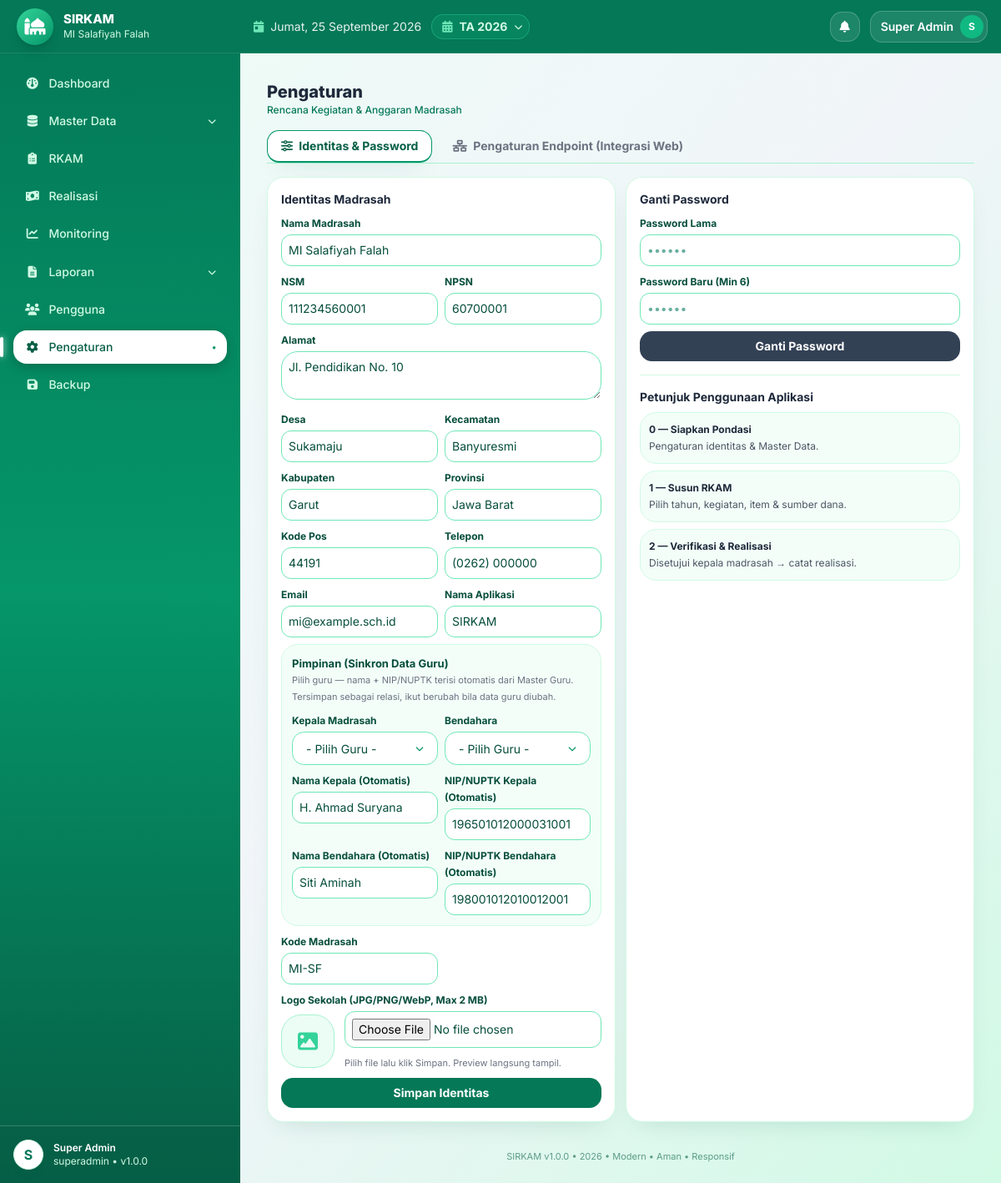
The app's page /pengaturan (signed in), older data.
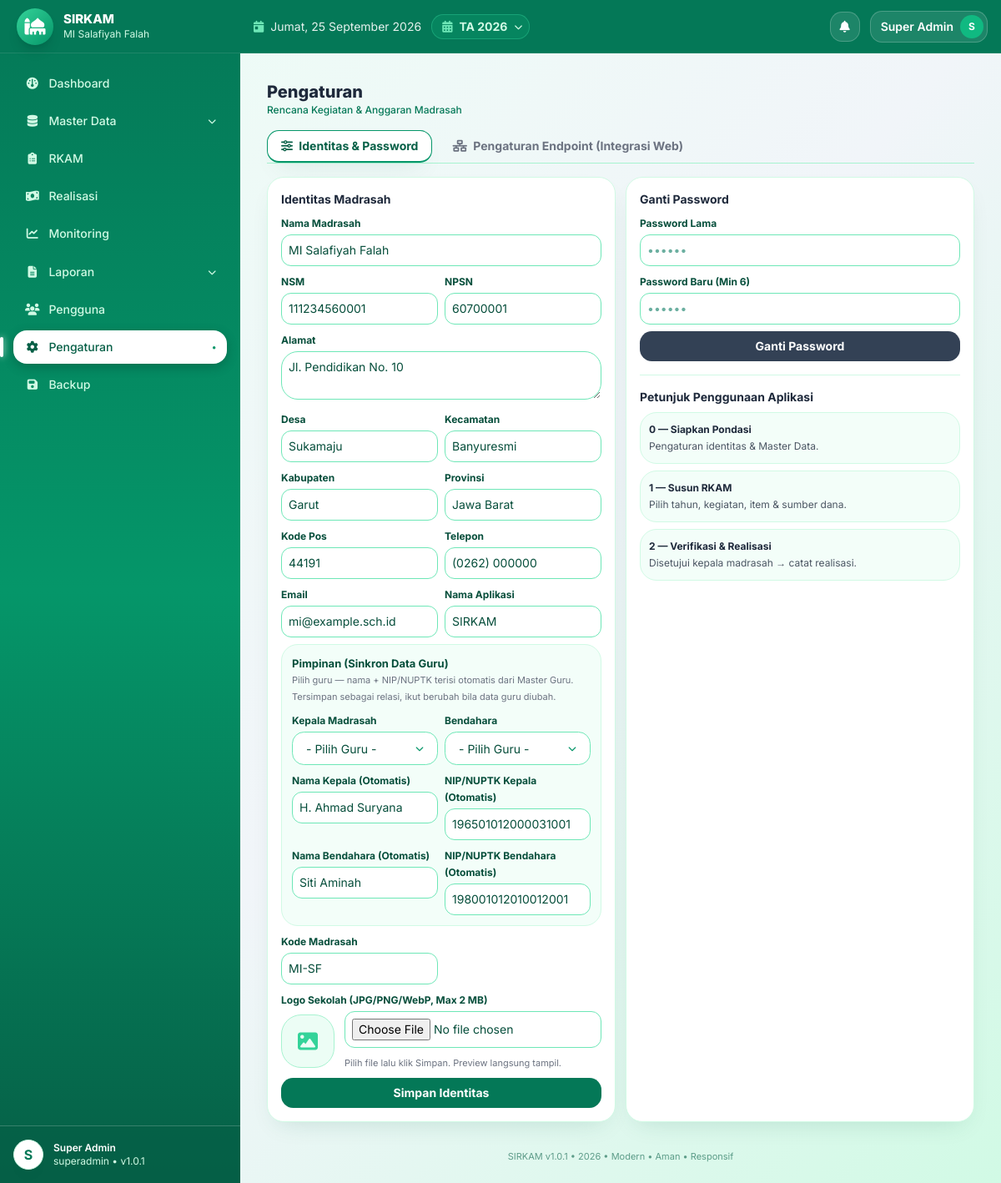
The same page, newer data.
### tables this page shows
CREATE TABLE IF NOT EXISTS app_settings (
  id INT UNSIGNED AUTO_INCREMENT PRIMARY KEY,
  skey VARCHAR(100) NOT NULL UNIQUE,
  svalue TEXT NULL
);

CREATE TABLE IF NOT EXISTS madrasah (
  id INT UNSIGNED AUTO_INCREMENT PRIMARY KEY,
  nama_madrasah VARCHAR(150) NOT NULL DEFAULT 'MI Salafiyah',
  nsm VARCHAR(30) NULL,
  npsn VARCHAR(30) NULL,
  alamat TEXT NULL,
  desa VARCHAR(100) NULL,
  kecamatan VARCHAR(100) NULL,
  kabupaten VARCHAR(100) NULL,
  provinsi VARCHAR(100) NULL,
  kode_pos VARCHAR(10) NULL,
  email VARCHAR(100) NULL,
  telepon VARCHAR(30) NULL,
  nama_kepala VARCHAR(100) NULL,
  nip_kepala VARCHAR(50) NULL,
  kepala_guru_id INT UNSIGNED NULL,
  nama_bendahara VARCHAR(100) NULL,
  nip_bendahara VARCHAR(50) NULL,
  bendahara_guru_id INT UNSIGNED NULL,
  logo VARCHAR(255) NULL,
  created_at TIMESTAMP DEFAULT CURRENT_TIMESTAMP,
  updated_at TIMESTAMP DEFAULT CURRENT_TIMESTAMP ON UPDATE CURRENT_TIMESTAMP
);

CREATE TABLE IF NOT EXISTS tahun_anggaran (
  id INT UNSIGNED AUTO_INCREMENT PRIMARY KEY,
  tahun INT NOT NULL UNIQUE,
  tanggal_mulai DATE NULL,
  tanggal_selesai DATE NULL,
  status ENUM('draft','aktif','selesai','dikunci') NOT NULL DEFAULT 'draft',
  keterangan TEXT NULL,
  created_at TIMESTAMP DEFAULT CURRENT_TIMESTAMP,
  updated_at TIMESTAMP DEFAULT CURRENT_TIMESTAMP ON UPDATE CURRENT_TIMESTAMP,
  INDEX idx_tahun (tahun),
  INDEX idx_status (status)
);

### index.php (called while the page is built, shortened)
<?php
require_once __DIR__.'/config/bootstrap.php';
$url=trim($_GET['url']??'',"/");
$p=explode('/',$url);$page=$p[0];$arg=$p[1]??null;$arg2=$p[2]??null;
$content='';$title='Dashboard';
try{
switch($page){
case 'pengaturan': if(!in_array(Auth::role(),['superadmin','kepala_madrasah','bendahara']))Rbac::deny();$title='Pengaturan';ob_start();require __DIR__.'/modules/pengaturan/index.php';$content=ob_get_clean();break;
}
}catch(Throwable $e){error_log($e->getMessage());$content='<div class="bg-red-50 border border-red-200 p-4 rounded">Terjadi kesalahan sistem.</div>';}
require __DIR__.'/views/layouts/main.php';

### core/Helper.php (called while the page is built, shortened)
<?php
class Helper{
public static function setting($pdo,$k,$d=''){$s=$pdo->prepare("SELECT svalue FROM app_settings WHERE skey=?");$s->execute([$k]);$r=$s->fetchColumn();return $r!==false?$r:$d;}
public static function tahunAktif($pdo){$s=$pdo->query("SELECT * FROM tahun_anggaran WHERE status='aktif' LIMIT 1");$r=$s->fetch();if(!$r){$s=$pdo->query("SELECT * FROM tahun_anggaran ORDER BY tahun DESC LIMIT 1");$r=$s->fetch();}return $r;}
public static function madrasah($pdo){$m=$pdo->query("SELECT * FROM madrasah WHERE id=1")->fetch()?:[];try{if(!empty($m['kepala_guru_id'])){$s=$pdo->prepare("SELECT nama,nuptk FROM guru WHERE id=?");$s->execute([(int)$m['kepala_guru_id']]);if($g=$s->fetch()){$m['nama_kepala']=$g['nama'];$m['nip_kepala']=$g['nuptk']??'';}}if(!empty($m['bendahara_guru_id'])){$s=$pdo->prepare("SELECT nama,nuptk FROM guru WHERE id=?");$s->execute([(int)$m['bendahara_guru_id']]);if($g=$s->fetch()){$m['nama_bendahara']=$g['nama'];$m['nip_bendahara']=$g['nuptk']??'';}}}catch(Exception $e){}return $m;}
}

### core/Security.php (called while the page is built, shortened)
<?php
class Security{
public static function e($s){return htmlspecialchars((string)($s??''),ENT_QUOTES,'UTF-8');}
}

### core/Auth.php (called while the page is built, shortened)
<?php
class Auth{
public static function user(){return $_SESSION['user']??null;}
public static function role(){return $_SESSION['role']??null;}
}

### modules/pengaturan/index.php (the view, shortened to what the rows shown need)
<?php
$m=Helper::madrasah($pdo);
$app=Helper::setting($pdo,'app_name','SIRKAM');$km=Helper::setting($pdo,'kode_madrasah','MI-SF');
$tab=$_GET['tab']??'identitas';
function lab($t,$n,$v,$ph=''){return '<div><label class="text-xs font-bold text-emerald-900">'.$t.'</label><input name="'.$n.'" value="'.Security::e($v??'').'" placeholder="'.$ph.'" class="w-full border rounded p-2 mt-1"></div>';}
?>
<div class="mb-4 border-b border-emerald-200 flex gap-2">
</div>
<div id="tabIdentitas" class="<?=($tab==='endpoint'?'hidden':'')?> grid lg:grid-cols-2 gap-3">
<div class="bg-white p-4 rounded shadow text-sm"><b>Identitas Madrasah</b>
<form onsubmit="saveSet(event)" class="grid gap-2 mt-2">
<?=lab('Nama Madrasah','nama_madrasah',$m['nama_madrasah']??'','MI Salafiyah')?>
<div class="grid grid-cols-2 gap-2"><?=lab('NSM','nsm',$m['nsm']??'','111234560001')?><?=lab('NPSN','npsn',$m['npsn']??'','60700001')?></div>
<div><label class="text-xs font-bold text-emerald-900">Alamat</label><textarea name="alamat" placeholder="Jl. Pendidikan No. 10" class="w-full border rounded p-2 mt-1"><?=Security::e($m['alamat']??'')?></textarea></div>
<div class="grid grid-cols-2 gap-2"><?=lab('Desa','desa',$m['desa']??'')?><?=lab('Kecamatan','kecamatan',$m['kecamatan']??'')?><?=lab('Kabupaten','kabupaten',$m['kabupaten']??'')?><?=lab('Provinsi','provinsi',$m['provinsi']??'')?></div>
<div class="grid grid-cols-2 gap-2"><?=lab('Kode Pos','kode_pos',$m['kode_pos']??'','44191')?><?=lab('Telepon','telepon',$m['telepon']??'')?><?=lab('Email','email',$m['email']??'')?><?=lab('Nama Aplikasi','app_name',$app)?></div>
<div class="rounded-xl border border-emerald-100 bg-emerald-50/60 p-3">
<div class="grid grid-cols-2 gap-2 mt-2">
<div><label class="text-xs font-bold text-emerald-900">Nama Kepala (Otomatis)</label><input name="nama_kepala" id="nama_kepala" readonly value="<?=Security::e($m['nama_kepala']??'')?>" class="w-full border rounded p-2 mt-1 bg-gray-50"></div>
<div><label class="text-xs font-bold text-emerald-900">NIP/NUPTK Kepala (Otomatis)</label><input name="nip_kepala" id="nip_kepala" readonly value="<?=Security::e($m['nip_kepala']??'')?>" class="w-full border rounded p-2 mt-1 bg-gray-50"></div>
<div><label class="text-xs font-bold text-emerald-900">Nama Bendahara (Otomatis)</label><input name="nama_bendahara" id="nama_bendahara" readonly value="<?=Security::e($m['nama_bendahara']??'')?>" class="w-full border rounded p-2 mt-1 bg-gray-50"></div>
<div><label class="text-xs font-bold text-emerald-900">NIP/NUPTK Bendahara (Otomatis)</label><input name="nip_bendahara" id="nip_bendahara" readonly value="<?=Security::e($m['nip_bendahara']??'')?>" class="w-full border rounded p-2 mt-1 bg-gray-50"></div>
</div></div>
<div class="grid grid-cols-2 gap-2"><?=lab('Kode Madrasah','kode_madrasah',$km,'MI-SF')?></div>
<button class="bg-emerald-700 text-white rounded p-2 font-bold">Simpan Identitas</button></form></div>
</div>

### views/layouts/main.php (shortened to what the rows shown need)
<!DOCTYPE html><html lang="id"><head><meta charset="UTF-8"><meta name="viewport" content="width=device-width,initial-scale=1">
<script src="https://cdn.tailwindcss.com"></script><script src="https://cdn.jsdelivr.net/npm/sweetalert2@11"></script>
<link rel="stylesheet" href="https://cdnjs.cloudflare.com/ajax/libs/font-awesome/6.5.2/css/all.min.css">
</head>
<body class="bg-gradient-to-br from-emerald-50 via-slate-100 to-emerald-100 min-h-screen text-slate-800">
<?php $u=Auth::user(); $role=Auth::role(); if($role==='superadmin'){$notif=$pdo->query("SELECT COUNT(*) c FROM notifications WHERE is_read=0")->fetchColumn();}else{$nq=$pdo->prepare("SELECT COUNT(*) c FROM notifications WHERE is_read=0 AND (role_target=? OR role_target IS NULL OR role_target='' OR user_id=?)");$nq->execute([$role,Auth::id()]);$notif=$nq->fetchColumn();} $initial=strtoupper(substr($u['nama']??'U',0,1)); $mlogo=$pdo->query("SELECT logo,nama_madrasah FROM madrasah WHERE id=1")->fetch(); $appName=Helper::setting($pdo,'app_name','SIRKAM'); $appVer=Helper::setting($pdo,'sys_version',APP_VERSION); $thAktif=Helper::tahunAktif($pdo); $thList=$pdo->query("SELECT id,tahun,status FROM tahun_anggaran ORDER BY tahun DESC")->fetchAll(); ?>
<div class="flex min-h-screen">
<aside id="sidebar" class="bg-gradient-to-b from-emerald-700 via-emerald-600 to-emerald-800 text-white hidden md:flex flex-col no-print fixed md:sticky top-0 inset-y-0 left-0 z-40 w-72 h-screen shrink-0 overflow-hidden">
<div class="h-16 px-5 flex items-center gap-3 shrink-0 bg-emerald-700 border-b border-white/10">
<div class="min-w-0"><div class="font-extrabold text-[15px] leading-tight truncate"><?=Security::e($appName)?></div><div class="text-xs text-emerald-100 truncate"><?=Security::e($mlogo['nama_madrasah']??'')?></div></div></div>
<div class="p-4 border-t border-white/20 flex items-center gap-3 shrink-0 bg-emerald-800/60">
<div class="text-xs"><div class="font-semibold text-white"><?=Security::e($u['nama']??'')?></div><div class="text-emerald-100"><?=Security::e($role)?> • v<?=Security::e($appVer)?></div></div></div></aside>
<div class="flex-1 flex flex-col min-w-0 md:ml-0">
<header class="sticky top-0 z-20 bg-emerald-700 text-white px-4 h-16 flex items-center gap-3 no-print shrink-0 border-b border-white/10">
<?php $hari=['Senin','Selasa','Rabu','Kamis','Jumat','Sabtu','Minggu']; $bulan=[1=>'Januari','Februari','Maret','April','Mei','Juni','Juli','Agustus','September','Oktober','November','Desember']; ?>
<div class="hidden sm:flex items-center gap-2 text-white/90 text-sm"><i class="fa-solid fa-calendar-day text-emerald-300"></i><span><?=$hari[date('N')-1]?>, <?=date('j')?> <?=$bulan[(int)date('n')]?> <?=date('Y')?></span></div>
<div class="relative">
<button onclick="toggleTahun(event)" title="Tahun Anggaran Aktif" class="hidden sm:flex items-center gap-2 bg-emerald-500/20 border border-emerald-400/40 text-emerald-100 rounded-full pl-3 pr-2 py-1 text-sm hover:bg-emerald-500/30"><i class="fa-solid fa-calendar-days text-emerald-300"></i><span class="font-bold">TA <?=Security::e($thAktif['tahun']??'-')?></span><i class="fa-solid fa-chevron-down text-[10px]"></i></button>
</div>
<div class="ml-auto flex items-center gap-3 text-sm">
</div></header>
<main class="p-4 md:p-8 flex-1 max-w-7xl w-full mx-auto">
<div class="mb-4"><div class="font-extrabold text-xl text-slate-800"><?=Security::e($title??'')?></div><div class="text-xs text-emerald-700 font-medium">Rencana Kegiatan & Anggaran Madrasah</div></div>
<?=$content??''?></main>
<footer class="px-6 pb-6 text-center text-[11px] text-emerald-800/60 no-print"><?=Security::e($appName)?> v<?=Security::e($appVer)?> • <?=date('Y')?> • Modern • Aman • Responsif</footer></div></div>
</body></html>

Row changes from the older to the newer data that the page shows:
changed app_settings (number 2 of 3 on the later page): svalue "1.0.0" → "1.0.1"
